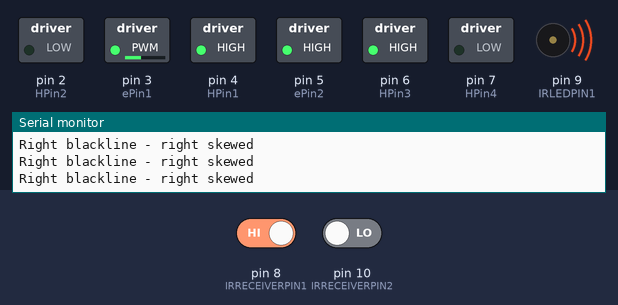
A sketch run on a simulated Arduino Uno, built with avr-gcc and run on an emulated ATmega328P. Parts: switched loads named in the sketch (green lamp = pin HIGH), buzzer (waves = sounding), the last lines printed to the serial monitor. The inputs (shaded band) are chosen by the test bench; at power-on: pin 8 (IRRECEIVERPIN1) HIGH, pin 10 (IRRECEIVERPIN2) LOW.

Above: at 1.8 s.
1.9 s: pin 8 (IRRECEIVERPIN1) driven LOW
At 2.6 s:
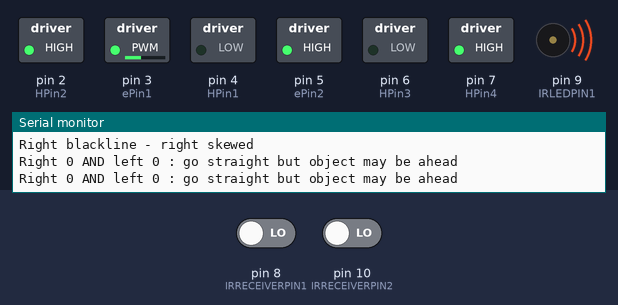
3.5 s: pin 10 (IRRECEIVERPIN2) driven HIGH
At 4.0 s:
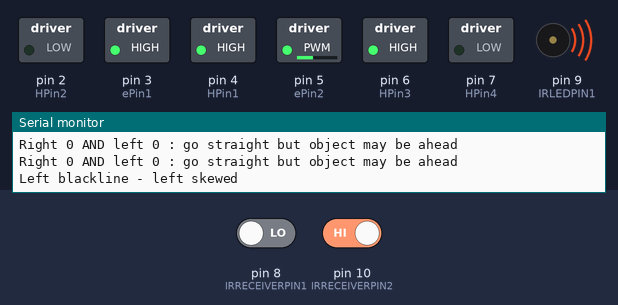
5.0 s: pin 8 (IRRECEIVERPIN1) driven HIGH
At 5.4 s:
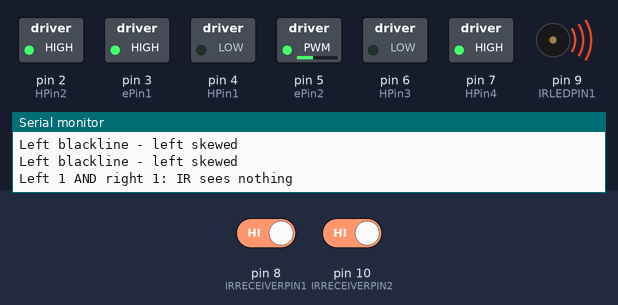
6.5 s: pin 10 (IRRECEIVERPIN2) driven LOW
At 6.8 s:
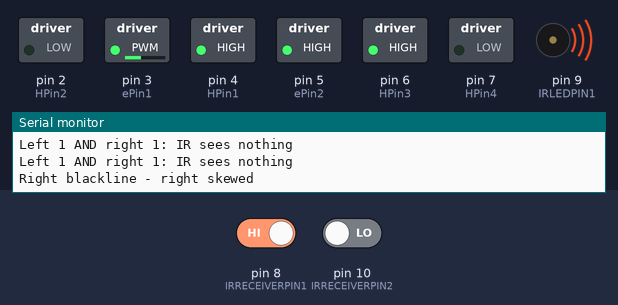
8.0 s: pin 8 (IRRECEIVERPIN1) driven LOW
At 9.4 s:
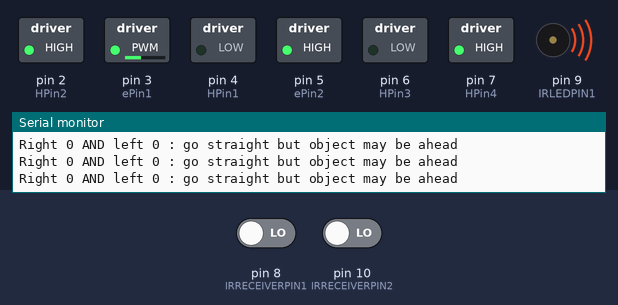
Timing chart, 0 to 11.0 s (numbered marks = the images above; inputs shaded):
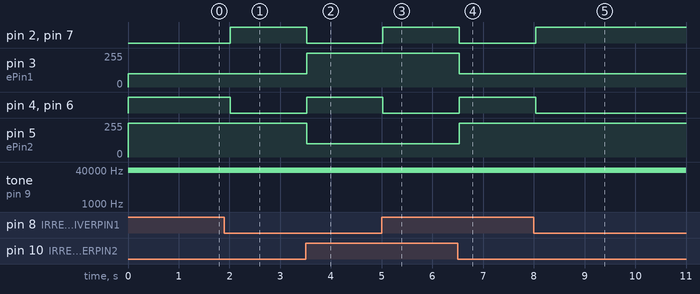

Measured:
- after the input at 1.9 s, pin 2 (HPin2), pin 7 (HPin4): LOW → HIGH after 0.11 s; pin 4 (HPin1), pin 6 (HPin3): HIGH → LOW after 0.11 s
- after the input at 3.5 s, pin 2 (HPin2), pin 7 (HPin4): HIGH → LOW at once; pin 3 (ePin1): 100/255 → 255/255 at once; pin 4 (HPin1), pin 6 (HPin3): LOW → HIGH at once; pin 5 (ePin2): 255/255 → 100/255 at once
- after the input at 5.0 s, pin 2 (HPin2), pin 7 (HPin4): LOW → HIGH at once; pin 4 (HPin1), pin 6 (HPin3): HIGH → LOW at once
- after the input at 6.5 s, pin 2 (HPin2), pin 7 (HPin4): HIGH → LOW at once; pin 3 (ePin1): 255/255 → 100/255 at once; pin 4 (HPin1), pin 6 (HPin3): LOW → HIGH at once; pin 5 (ePin2): 100/255 → 255/255 at once
- after the input at 8.0 s, pin 2 (HPin2), pin 7 (HPin4): LOW → HIGH at once; pin 4 (HPin1), pin 6 (HPin3): HIGH → LOW at once

The sketch:

Progress_Evaluation_One.ino
```cpp
/***********************INTRODUCTION*********************************
* This module combines the functions of the IR sensors with the     *
* supersonic distance sensor. The goal is to use IR sensor to avoid *
* the hoppers and the walls and the distance sensor indicate        *
* how far away the obstacles are. The goal is for later utilizing   *
* the same sensors for navigation and critical failure situations   *
*/


/********************VERSIONS AND UPDATES***************************
* Initial code: February 7, 2015
*/

/********************SPECIFICATIONS*******************************
* Using 2 IRs and 1 distance sensor to control motor (wheel) spin
*   - IR can detect up to 10 cm (from the breadboard)
*   - Distance sensor can detect over a large range
* Given left IR sensor detects an object:
*   - left wheel moves faster than right wheel
* Given right IR sensor detects an object:
*   - left wheel moves slower than right wheel
* Given that both right and left IR sensor detects an object:
*   NOTE: it maybe really wide and the robot can squeeze through
*         so it maybe okay to keep going
*   - check distance sensor
* Given that the distance sensor is <= 7cm
*   - stop
*   - Go backwards until the sensor reads 7cm
*   - Rotate 180?
*   - check IR sensors (until at least one of them reads '1')
* Else keep going straight
*/

#include "Arduino.h"
#include "Sensor.h"
#include "Robot_Movement.h"

#define SAFEDISTANCE 7  //in cm

void setup()
{
  Serial.begin(9600);
  pinMode(IRLEDPIN1 , OUTPUT);
  pinMode(IRRECEIVERPIN1 , INPUT);
  pinMode(IRRECEIVERPIN2 , INPUT);
  //for left motor
  pinMode(HPin1, OUTPUT);
  pinMode(HPin2, OUTPUT);
  //for right motor
  pinMode(HPin3, OUTPUT);
  pinMode(HPin4, OUTPUT);

  pinMode(ePin2, OUTPUT);  //left
  pinMode(ePin1, OUTPUT);  //right
  /*
  pinMode(TRIGPIN, OUTPUT);
  pinMode(ECHOPIN, INPUT);
  */
}

void loop() // Main loop auto-repeats
{
  tone(IRLEDPIN1, FREQUENCY);
  delay(1);
  unsigned int irLeft = digitalRead(IRRECEIVERPIN2);  //left
  delay(1);
  unsigned int irRight = digitalRead(IRRECEIVERPIN1);  //right

  if (irRight == 0 && irLeft ==0)
  //Right sensor sees and left sensor sees white
  {
    Serial.println("Right 0 AND left 0 : go straight but object may be ahead");
    moveForward (HPin1, HPin2, HPin3, HPin4);
  }
  else if (irLeft ==1 && irRight == 1)
  //left and right sensor sees blackline
  {
    Serial.println("Left 1 AND right 1: IR sees nothing");
    moveForward (HPin1, HPin2, HPin3, HPin4);
  }
  else if (irLeft == 1)
  //left sensor sees blackline
  {
    Serial.println("Left blackline - left skewed");
    pivotRight(HPin1, HPin2, HPin3, HPin4,ePin1, ePin2);
  }
  else
  //Right sensor sees blackline
  {
    Serial.println("Right blackline - right skewed");
    pivotLeft(HPin1, HPin2, HPin3, HPin4, ePin1, ePin2);
  }
  delay (500);

  //Check if the distance to the wall is okay
 // long distance = distanceDetect(TRIGPIN,ECHOPIN);

  // backup until safe distance
  // NOTE: this is based on the assumpution that it is not going to back up straight
 /* while (distance < SAFEDISTANCE)
  {
      moveBackward(HPin1, HPin2, HPin3, HPin4);
      distance = distanceDetect(TRIGPIN,ECHOPIN);
  }
  */
}
```

IR_Sensor.cpp
```cpp
/* Robot_Naviagation.cpp
* functions to move the robot
*/
#include "Arduino.h"
#include "Sensor.h"

unsigned int irDetect(unsigned int irLedPin, unsigned int irReceiverPin, unsigned int frequency)
{
  tone(irLedPin, frequency);
  delay(1); // Wait 2 ms
  unsigned int ir = digitalRead(irReceiverPin);
  delay(1); // Down time before recheck
  noTone(irLedPin);
  return ir;
}
```

RobotNavigation.cpp
```cpp
  #include "Arduino.h"
  #include "RobotNavigation.h"

  /*
		Program checks for the robot should going straight, turn left, or turn right
		by reading the past, current and future coordinate in the array.
		- straight if:
			- past +/- 1 = current +/- 1 = future
			- past +/- 10 = current +/- 10 = future
		- turn "left" relatively to the front of the robot
			- past +/- 1  = present +/- 10 = future (future - past = +/- 11)
			- past +/- 10 = present -/+ 1 = future 	(future - past = +/- 9)
		- turn "right"
			- past +/- 10  = present +/- 1 = future (future - past = +/- 11)
			- past +/- 1 = present -/+ 10 = future 	(future - past = +/- 9)

  */

  
```

RobotNavigation.h
```cpp
  #include "Arduino.h"

   const unsigned int initialPosition = 0;

  
```

Robot_Movement.cpp
```cpp
/* Robot_Movement.cpp
* functions to move the robot
*/
#include "Arduino.h"
#include "Robot_Movement.h"

void moveForward (unsigned int HPin1, unsigned int HPin2, unsigned int HPin3, unsigned int HPin4)
{

  digitalWrite(HPin1,LOW);
  digitalWrite(HPin2,HIGH);
  digitalWrite(HPin3,LOW);
  digitalWrite(HPin4,HIGH);
}
void moveBackward (unsigned int HPin1, unsigned int HPin2, unsigned int HPin3, unsigned int HPin4)
{
  analogWrite(ePin2, 255);  //right wheel
  analogWrite(ePin1, 255);  //right wheel
  digitalWrite(HPin1,HIGH);
  digitalWrite(HPin2,LOW);
  digitalWrite(HPin3,HIGH);
  digitalWrite(HPin4,LOW);

}
void STOP (unsigned int HPin1, unsigned int HPin2, unsigned int HPin3, unsigned int HPin4)
{
  digitalWrite(HPin1,LOW);
  digitalWrite(HPin2,LOW);
  digitalWrite(HPin3,LOW);
  digitalWrite(HPin4,LOW);
}
void turnLeft(unsigned int HPin1, unsigned int HPin2, unsigned int HPin3, unsigned int HPin4)
{
  //analogWrite(enPin1, 0);
  //analogWrite(enPin2, 255);
  /*stop the left wheel*/
  digitalWrite(HPin1,LOW);
  digitalWrite(HPin2,LOW);
  digitalWrite(HPin3,HIGH);
  digitalWrite(HPin4,LOW);

}
void turnRight(unsigned int HPin1, unsigned int HPin2, unsigned int HPin3, unsigned int HPin4)
{
  //analogWrite(enPin1, );
  //analogWrite(enPin2, );

  /*stop the left wheel*/
  digitalWrite(HPin1,HIGH);
  digitalWrite(HPin2,LOW);
  digitalWrite(HPin3,LOW);
  digitalWrite(HPin4,LOW);

}
void rotate(unsigned int HPin1, unsigned int HPin2, unsigned int HPin3, unsigned int HPin4)
{
  /**/
  digitalWrite(HPin1,LOW);
  digitalWrite(HPin2,HIGH);

  digitalWrite(HPin3,HIGH);
  digitalWrite(HPin4,LOW);
}
void pivotLeft(unsigned int HPin1, unsigned int HPin2, unsigned int HPin3, unsigned int HPin4, unsigned int ePin1, unsigned int ePin2)
{

  analogWrite(ePin1, TURNING_SPEED_SLOWER_WHEEL);  //left wheel
  analogWrite(ePin2, 255);  //right wheel
  digitalWrite(HPin1,HIGH);
  digitalWrite(HPin2,LOW);
  digitalWrite(HPin3,HIGH);
  digitalWrite(HPin4,LOW);

}
void pivotRight(unsigned int HPin1, unsigned int HPin2, unsigned int HPin3, unsigned int HPin4, unsigned int ePin1, unsigned int ePin2)
{

  analogWrite(ePin2, TURNING_SPEED_SLOWER_WHEEL);  //right wheel
  analogWrite(ePin1, 255);  //left wheel
  digitalWrite(HPin1,HIGH);
  digitalWrite(HPin2,LOW);
  digitalWrite(HPin3,HIGH);
  digitalWrite(HPin4,LOW);

}
```

Robot_Movement.h
```cpp
/*
*  Robot_Movement.h
* Library header file for Robot_Movement functions
*/
  #include "Arduino.h"
  /*left wheel pins*/
  const unsigned int HPin1 = 4;
  const unsigned int HPin2 = 2;
  /*right wheel pins*/
  const unsigned int HPin3 = 6;
  const unsigned int HPin4 = 7;

  /*Speed control pins*/
  const unsigned int ePin1 = 3;
  const unsigned int ePin2 = 5;

 const unsigned int TURNING_SPEED_SLOWER_WHEEL = 100;
 // const unsigned int TURNING_SPEED_FASTER_WHEEL = ;
 // const unsigned int ROTATIONAL_SPEED = ;

  void moveForward (unsigned int HPin1, unsigned int HPin2, unsigned int HPin3, unsigned int HPin4);
  void moveBackward (unsigned int HPin1, unsigned int HPin2, unsigned int HPin3, unsigned int HPin4);
  void STOP (unsigned int HPin1, unsigned int HPin2, unsigned int HPin3, unsigned int HPin4);
  void turnLeft(unsigned int HPin1, unsigned int HPin2, unsigned int HPin3, unsigned int HPin4);
  void turnRight(unsigned int HPin1, unsigned int HPin2, unsigned int HPin3, unsigned int HPin4);
  void rotate(unsigned int HPin1, unsigned int HPin2, unsigned int HPin3, unsigned int HPin4);
  void pivotLeft(unsigned int HPin1, unsigned int HPin2, unsigned int HPin3, unsigned int HPin4, unsigned int ePin1, unsigned int ePin2);
  void pivotRight(unsigned int HPin1, unsigned int HPin2, unsigned int HPin3, unsigned int HPin4, unsigned int ePin1, unsigned int ePin2);
```

distance_sensor.cpp
```cpp
/* distance_sensor.cpp
* functions to sence the distance of an object infront of the robot
*/
#include "Arduino.h"
#include "sensor.h"

long distanceDetect(unsigned int trigPin, unsigned int echoPin)
{
  digitalWrite(trigPin, LOW);
  delayMicroseconds(5);
  digitalWrite(trigPin, HIGH);
  delayMicroseconds(10);
  digitalWrite(trigPin, LOW);

  pinMode(echoPin, INPUT);
  long duration = pulseIn(echoPin, HIGH);
  long distance = (duration/2) / 29.1;

  return distance;
}
```

sensor.h
```cpp
/*
*Sensors.h
*Contains:
*  - IR sensor
*  - Distance sensor
*/

#include "Arduino.h"

const unsigned int IRLEDPIN1 = 9;
const unsigned int IRRECEIVERPIN1 = 8;  //left
//const unsigned int IRLEDPIN2 = ;
const unsigned int IRRECEIVERPIN2 = 10; //right
const unsigned int FREQUENCY = 37900;
/*
const unsigned int TRIGPIN = 10;
const unsigned int ECHOPIN = 11;
*/

//unsigned int irDetect(unsigned int irLedPin, unsigned int irReceiverPin, unsigned int frequency);
//long distanceDetect(unsigned int trigPin, unsigned int echoPin);
```
